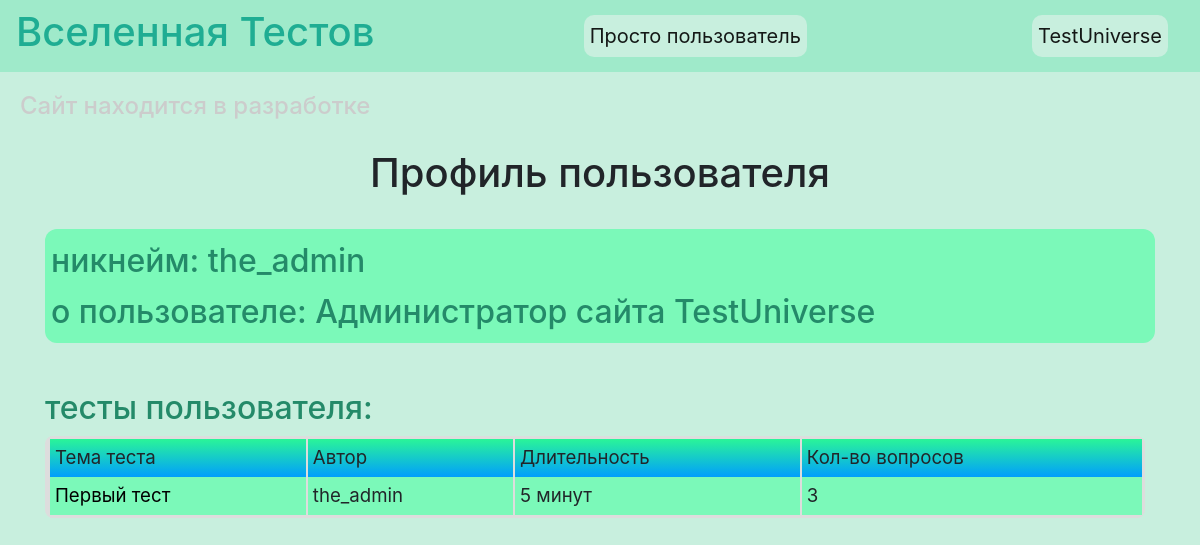
Screenshot of /profile/the_admin (signed in) with the database file from the repository.
### data/users.py (models this page shows, shortened)
class User(SqlAlchemyBase, UserMixin, SerializerMixin):
    __tablename__ = 'users'
    id = sqlalchemy.Column(sqlalchemy.Integer,
                           primary_key=True, autoincrement=True)
    name = sqlalchemy.Column(sqlalchemy.String, nullable=True)
    about = sqlalchemy.Column(sqlalchemy.String, nullable=True)
    email = sqlalchemy.Column(sqlalchemy.String,
                              index=True, unique=True, nullable=True)
    hashed_password = sqlalchemy.Column(sqlalchemy.String, nullable=True)
    created_date = sqlalchemy.Column(sqlalchemy.DateTime,
                                     default=datetime.datetime.now)
    tests = orm.relationship("Tests", back_populates='user')

### data/tests.py (models this page shows, shortened)
class Tests(SqlAlchemyBase, UserMixin, SerializerMixin):
    __tablename__ = 'tests'
    id = sqlalchemy.Column(sqlalchemy.Integer,
                           primary_key=True, autoincrement=True)
    title = sqlalchemy.Column(sqlalchemy.String, nullable=True)
    content = sqlalchemy.Column(sqlalchemy.String, nullable=True)
    key = sqlalchemy.Column(sqlalchemy.String, nullable=True)
    duration = sqlalchemy.Column(sqlalchemy.Integer, nullable=True, default=5)
    created_date = sqlalchemy.Column(sqlalchemy.DateTime,
                                     default=datetime.datetime.now)
    is_private = sqlalchemy.Column(sqlalchemy.Boolean, default=False)
    code = sqlalchemy.Column(sqlalchemy.String, nullable=True)
    size = sqlalchemy.Column(sqlalchemy.Integer, default=0)
    creator = sqlalchemy.Column(sqlalchemy.Integer,
                                sqlalchemy.ForeignKey("users.id"))
    user = orm.relationship('User')

### main.py (the view, shortened to what this page needs)
@app.route('/profile/<string:nickname>', methods=['GET', 'POST'])
def profile(nickname):
    form = ProfileForm()
    db_sess = db_session.create_session()
    user = db_sess.query(User).filter(User.name == nickname).first()
    if user:
        about = user.about
        if not about:
            about = 'нет данных'
    else:
        abort(404)
    if current_user.is_authenticated:
        tests = db_sess.query(Tests).filter(
            (Tests.user == current_user) | (Tests.is_private is not True),
            Tests.creator == user.id
        )
    else:
        tests = db_sess.query(Tests).filter(
            Tests.is_private is not True,
            Tests.creator == user.id
        )
    return render_template('profile.html', nick=nickname, tests=tests,
                           about=about, form=form)

### data/db_session.py (called while the page is built)
def create_session() -> Session:
    global __factory
    return __factory()

### main.py (called while the page is built)
@login_manager.user_loader
def load_user(user_id):
    db_sess = db_session.create_session()
    return db_sess.query(User).get(user_id)

### templates/profile.html (shortened to what this page needs)
{% extends "base.html" %}
{% block content %}
    <h1 align="center">Профиль пользователя</h1><br>
    <h2 class="profile_h2">
        никнейм: {{ nick }}<br>
        о пользователе: {{ about }}
    </h2>
    <h2 style="color:#248a69;padding-top:20px">тесты пользователя:</h2>
    {% for test in tests %}
    <div class="table_container" style>
    <table class="my_table" width="1100px">
        <tr class="my_row">
            <td class="title">Тема теста</td>
            <td class="title">Автор</td>
            <td class="title" align="center">Длительность</td>
            <td class="title" align="center">Кол-во вопросов</td>
        </tr>
        <tr class="my_row">
            <td class="ordinary"><a class="link-1" href="/complete_test/{{ test.id }}">{{ test.title }}</a></td>
            <td class="ordinary">{{ nick }}</td>
            <td class="ordinary" align="center">{{ test.duration }} минут</td>
            <td class="ordinary" align="center">{{ test.size }}</td>
        </tr>
    </table>
    </div>
    <br>
    {% endfor %}
{% endblock %}

### templates/base.html (shortened to what this page needs)
<!DOCTYPE html>
<html lang="en">
<head>
    <link rel="stylesheet" href="https://stackpath.bootstrapcdn.com/bootstrap/4.4.1/css/bootstrap.min.css"
>
    <link rel="stylesheet" type="text/css" href="../static/css/style.css"/>
</head>
<body>
<header>
    <nav class="navbar navbar-light bg-green">
        <h1>Вселенная Тестов</h1>
        {% if current_user.is_authenticated %}
        <a class="navbar-brand" href="/profile/{{ current_user.name }}">{{ current_user.name }}</a>
        {% else %}
        <p>
            <a class="btn btn-primary " href="/register">Регистрация</a>
            <a class="btn btn-success" href="/login">Вход</a>
        </p>
        {% endif %}
        <a class="navbar-brand" href="/">TestUniverse</a>
    </nav>
    <h4>Сайт находится в разработке</h4>
</header>
<main role="main" class="container">
    {% block content %}{% endblock %}
</main>
</body>
</html>

### static/css/style.css (style rules this page uses)
td.title { background-image: linear-gradient(180deg, #2af598 0%, #009efd 100%); align: "center"; font-size: 14pt; padding: 5px; }
td.ordinary { background-color: #7BF9B9; align: "center"; font-size: 14pt; padding: 5px; }
table { border-collapse: separate; border: 3px solid #ddd; border-radius: 8px; border-spacing: 0px; align: "center"; }
h4 { color: #cccccc; padding: 20px; }
nav { background-color: #9FEACA; color: #1FAD93; }
body { background-color: #C8EFDE; }
th, td { padding: 5px 5px 5px 5px; text-align: left; vertical-align: top; border-left: 2px solid #ddd; }
h2.profile_h2 { background-color: #7BF9B9; border-radius: 12px; color: #248a69; margin-bottom: 26px; line-height: 1.6; padding: 6px; }
a.navbar-brand { background-color: #C8EFDE; border-radius: 10px; padding: 6px; }
a.link-1 { color: black; }

### rows the page displays
User: name "Просто пользователь"
User: name "the_admin", about "Администратор сайта TestUniverse"
Tests: title "Первый тест", nick "the_admin", duration "5", size "3"
